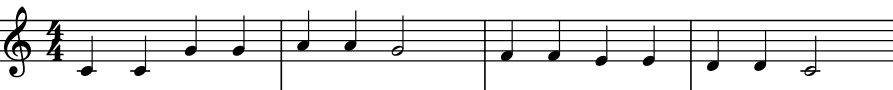
#> input picture assets/littleStar.png, 893 x 90 px
$ python songtron.py   (older library calls are emulated)
#> lines starting #> are read from the running program, lines starting #| are printed output that depends on the picture; after the words box and inside, x2 and y2 are one past the last pixel; in counts of white or black regions, pixels touching at a corner belong together
### src/sheet_music.py
import imageio
import numpy as np
import matplotlib.pyplot as plt
import matplotlib.patches as patches
import cv2
import sys

class Sheet_music():
    def __init__(self, pic):
        self.pic = pic
        self.bboxes = []
        self.lines_coord = []
        self.segmentate()

    def get_bboxes(self):
        return self.bboxes

    def get_lines_coord(self):
        return self.lines_coord

    def get_binarized(self):
        return self.binarized

    #for getting the lines
    def kernel_horizontal(self, bin_im):
        bin_cpy = np.copy(bin_im)
        rows = bin_cpy.shape[1]
        size = rows//20
        horizontal = cv2.getStructuringElement(cv2.MORPH_RECT, (size, 1))
        bin_cpy = cv2.erode(bin_cpy, horizontal)
        bin_cpy = cv2.dilate(bin_cpy, horizontal)

        return bin_cpy

    # [12 lines left out: function conv2d_image, not called in this run]

    #Otsu's binarization
    def otsu_threshold(self, im):
        # Compute histogram and probabilities of each intensity level
        pixel_counts = [np.sum(im == i) for i in range(256)]
        n, m = im.shape[0:2]
        # Initialization
        s_max = (0,0)

        for threshold in range(256):

            # update
            w_0 = sum(pixel_counts[:threshold])
            w_1 = sum(pixel_counts[threshold:])

            mu_0 = sum([i * pixel_counts[i] for i in range(0,threshold)])\
                            / w_0 if w_0 > 0 else 0
            mu_1 = sum([i * pixel_counts[i] for i in range(threshold, 256)])\
                            / w_1 if w_1 > 0 else 0

            # calculate - inter class variance
            s = w_0 * w_1 * (mu_0 - mu_1) ** 2

            if s > s_max[1]:
                s_max = (threshold, s)
        return s_max[0]

    def threshold(self, pic, threshold):
        return ((pic < threshold) * 255).astype('uint8')

    def distance(self, a, b):
        return np.abs(a-b)

    def find_lines_height(self, img, thresh):
        lines_found_heights = []
        x,y = img.shape
        search_y = y//2
        inside_line = False

        for temp_x in range(x):
            if img[temp_x, search_y] > thresh: #were are in a white pixel
                print("Pixel {} is above thresh.".format((temp_x, search_y)))
                if not inside_line:
                    lines_found_heights.append(temp_x)
                inside_line = True
            else:
                inside_line = False

        return lines_found_heights


    def region_growing_average(self, img, img_t, tolerance, seed, region_n):
        x = seed[0]; y = seed[1]
        img_t[x, y] = region_n
        avg = np.mean(img[np.where(img_t==region_n)])

        # check matrix border and conquering criterion for the 4-neigbourhood
        if (y+1 < img.shape[1] and img_t[x,y+1] == 0 and self.distance(avg, img[x, y+1]) <= tolerance):
            self.region_growing_average(img, img_t, tolerance, [x, y+1], region_n)

        if (y-1 >= 0 and img_t[x,y-1] == 0  and self.distance(avg, img[x, y-1]) <= tolerance):
            self.region_growing_average(img, img_t, tolerance, [x, y-1], region_n)

        if (x+1 < img.shape[0] and img_t[x+1,y] == 0  and self.distance(avg, img[x+1, y]) <= tolerance):
            self.region_growing_average(img, img_t, tolerance, [x+1, y], region_n)

        if (x-1 >= 0 and img_t[x-1,y] == 0  and self.distance(avg, img[x-1, y]) <= tolerance):
            self.region_growing_average(img, img_t, tolerance, [x-1, y], region_n)

    def do_segmentation(self, image, thresh):
        segment_matrix = np.zeros(image.shape)
        region_counter = 1

        #Will check if region is above some treshold

        qty_pixels = image.shape[0]*image.shape[1]
        pixel_count = 0
        for x in range(image.shape[0]):
            for y in range(image.shape[1]):
                pixel_count = pixel_count + 1
                progress = int(pixel_count*100/qty_pixels)
                sys.stdout.write("Segmentation [%s%s] %.2f%%\r" % ("#"*progress, "."*(100-progress), (pixel_count*100/qty_pixels)))
                pixel_val = image[x, y]
                if segment_matrix[x, y] == 0 and pixel_val >= thresh: #in case not assigned yet
                    #print("Pixel {} above threshold".format((x,y)))
                    self.region_growing_average(image, segment_matrix, 10, (x, y), region_counter)
                    region_counter += 1
                    #print("X: {} Y: {} Region: {}".format(x,y,region_counter))
        #print("Segmented regions: {}".format(region_counter))
        print()
        return segment_matrix

    def get_bounding_rectangle(self, segment_matrix, segment_number):
        segment_indexes = np.where(segment_matrix == segment_number)
        max_x = segment_indexes[0].max()
        min_x = segment_indexes[0].min()
        max_y = segment_indexes[1].max()
        min_y = segment_indexes[1].min()
        return (min_x, max_x, min_y, max_y)

    def segmentate(self):
        pic = self.pic
        gray = lambda rgb : np.dot(rgb[... , :3] , [0.21 , 0.72, 0.07])

        # [5 lines of commented-out code are left out]
        bin_img = self.threshold(gray(pic), self.otsu_threshold(pic))
        self.binarized = bin_img

        #---------- Remove lines ----------#
        lines = self.kernel_horizontal(bin_img)
        self.lines_coord = self.find_lines_height(lines, self.otsu_threshold(pic))
        bin_img[lines == 255] = 0
        # [6 lines of commented-out code are left out]
        kernel = np.ones((3,1),np.uint8)
        closing = cv2.morphologyEx(bin_img, cv2.MORPH_CLOSE, kernel)
        # [7 lines of commented-out code are left out]
        segmented_notes = self.do_segmentation(closing, self.otsu_threshold(pic))

        mask = np.zeros(segmented_notes.shape)
        mask[segmented_notes > 0] = 1

        #---------- Dilate masks ----------#
        #kernel_dilate = np.ones((3,3),np.uint8)
        #dilated_mask = cv2.dilate(mask, kernel_dilate)

        plt.figure(figsize=(10,2))
        plt.subplot(121)
        plt.title("Original image")
        plt.imshow(pic, cmap='gray')
        plt.axis('off')

        plt.subplot(122)
        plt.title("Dilated mask")
        plt.imshow(closing, cmap='gray')
        plt.axis('off')

        # Reading an image in default mode
        for count, region in enumerate(np.unique(segmented_notes)):
            ranges = self.get_bounding_rectangle(segmented_notes, region)
            #print("Reg. {} Ranges are {}".format(region, ranges))
            temp = np.copy(closing)
            img = temp[ranges[0]:ranges[1],ranges[2]:ranges[3]]
            self.bboxes.append(ranges)


            # [30 lines of commented-out code are left out]

        print("Found %d bboxes"%(len(self.bboxes)))

        plt.show()
        return self.bboxes

#sm = Sheet_music("../assets/dataset4.png")

### src/classify_notes.py
import matplotlib.pyplot as plt
import matplotlib.patches as patches
import cv2
import imageio
import numpy as np
from utils import *
from feature_extraction import *

class Classify_notes():
    def __init__(self, pic, bboxes):
        # Input
        self.bboxes = bboxes
        self.pic = pic

        # Output
        self.notes = []
        self.cleff = ()

        # Qty images in reference
        self.reference = {
            "crotchet":3,
            "treble":1,
            "minim": 2,
            "quaver": 1,
            "semibrave": 2
        }
        self.notes_tones = []

        self.reference_images = {}
        self.ref_list = []

        self.populate_references()
        self.classify()

    def get_notes(self):
        return self.notes

    def get_cleff(self):
        return self.cleff

    # [13 lines left out: function __feature_mean, not called in this run]

    def __compute_rms(self, feats, symbol):
        symbol_mean_feats = self.reference_images[symbol][1]
        return list(map(rmse, list(symbol_mean_feats), list(feats)))

    def populate_references(self):
        #Loads ref images into memory and exctracts features.
        for symbol in self.reference:
            img_list = [] #Temp list for storing matrices.
            feature_list = [] #Temp list for storing features.
            for i in range(self.reference[symbol]):
                filename = "../assets/reference/"+symbol+"/"+str(i)+".png"
                print(filename)
                img = imageio.imread(filename)
                img_list.append(img)
                feature_list.append(extract_features(img)) #A mean from features is taken.
            self.reference_images[symbol] = (img_list, self.__feature_mean(feature_list))

    #Scans on every category for the best match. Not tinder. Yet.
    # [98 lines left out: functions __find_best_match_mask, classify, center_mass, get_ellipse, not called in this run]

    def get_center(self, image):
        little_ellipses = self.get_ellipse(image)
        return self.center_mass(little_ellipses)

    def get_classified_notes(self):
        return zip(self.notes_tones)
#cn = Classify_notes([],[])

### src/songtron.py
import imageio
from sheet_music import Sheet_music
from classify_notes import Classify_notes
from tone_detector import Tone_detector
from note_player import Note_player

class Songtron():
    def __init__(self, filename):
#> called with filename = '../assets/littleStar.png'
        self.pic = imageio.imread(filename)
#> self.pic is the input picture: shape (90, 893, 4); mean R, G, B, A 227.9, 227.9, 227.9, 255
        self.sm = Sheet_music(self.pic)
#> in otsu_threshold, `pixel_counts = [np.sum(im == i) for i in range(256)]`: pixel_counts = 256 values, max 281559 at index 255, min 0 at index 1, mean 1255.8
#> the loop in otsu_threshold, `for threshold in range(256):` made 256 passes
#> (w_0, w_1, mu_0, mu_1, s_max) on passes 2, 5, 6, 7, 8, 9, 10, 11, 12, 13, 14, 15: (13272, 308208, 0, 244.8, (1, 2.45e+14)), (13278, 308202, 0.00136, 244.8, (4, 2.45e+14)), (13284, 308196, 0.00316, 244.8, (5, 2.45e+14)), (13287, 308193, 0.00429, 244.8, (6, 2.45e+14)), (13293, 308187, 0.007, 244.8, (7, 2.45e+14)), (13305, 308175, 0.0133, 244.8, (8, 2.46e+14)), (13326, 308154, 0.0259, 244.8, (9, 2.46e+14)), (13338, 308142, 0.034, 244.8, (10, 2.46e+14)), (13341, 308139, 0.0362, 244.8, (11, 2.46e+14)), (13344, 308136, 0.0387, 244.8, (12, 2.46e+14)), (13365, 308115, 0.0575, 244.8, (13, 2.47e+14)), (13374, 308106, 0.0662, 244.9, (14, 2.47e+14))
#> (w_0, w_1, mu_0, mu_1, s) on passes 1, 3, 4, 21, 24, 30: (0, 321480, 0, 234.7, 0), (13272, 308208, 0, 244.8, 2.45e+14), (13272, 308208, 0, 244.8, 2.45e+14), (13698, 307782, 0.435, 245.1, 2.52e+14), (13740, 307740, 0.496, 245.1, 2.53e+14), (14061, 307419, 1.08, 245.4, 2.58e+14)
#> after the loop in otsu_threshold, `for threshold in range(256):`: s_max = (149, 3.47e+14)
#> in threshold, `return ((pic < threshold) * 255).astype('uint8')`:
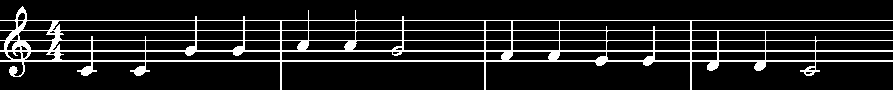
#> returned value: shape (90, 893); 11.4% white in thin lines or dots
#> in kernel_horizontal, `bin_cpy = cv2.erode(bin_cpy, horizontal)`:
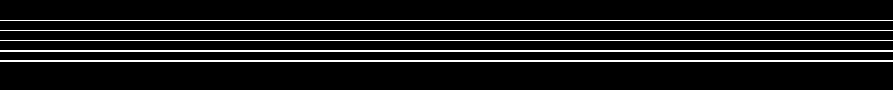
#> bin_cpy: shape (90, 893); 7.8% white in thin lines or dots, all inside (x1, y1, x2, y2) = (0, 20, 893, 62)
#> the loop in otsu_threshold (call 2), `for threshold in range(256):` made 256 passes
#> in segmentate, `bin_img[lines == 255] = 0`:
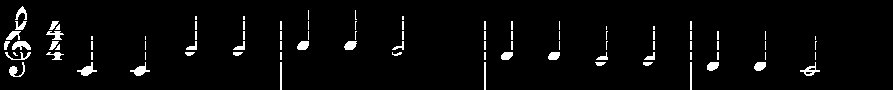
#> bin_img: shape (90, 893); 3.7% white; 90 white regions (57 under 20 px), largest, box (x1, y1, x2, y2) and area: (77, 62, 97, 76) 119, (12, 41, 31, 50) 117, (130, 62, 150, 76) 115
#> in segmentate, `closing = cv2.morphologyEx(bin_img, cv2.MORPH_CLOSE, kernel)`:
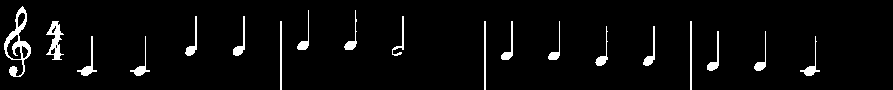
#> closing: shape (90, 893); 4% white; 19 white regions, largest, box (x1, y1, x2, y2) and area: (4, 6, 31, 77) 599, (46, 21, 64, 60) 330, (77, 36, 97, 76) 171
#> in do_segmentation, `segment_matrix = np.zeros(image.shape)`: segment_matrix: shape (90, 893) float64; every value is 0
#> in segmentate, `segmented_notes = self.do_segmentation(closing, self.otsu_threshold(pi..`:
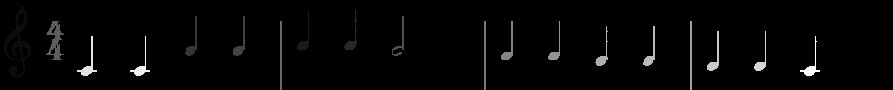
#> segmented_notes: shape (90, 893) float64; min 0, max 19, mean 0.351; drawn with min black and max white
#> the loop in segmentate, `for count, region in enumerate(np.unique(segmented_notes)):` made 20 passes
#> pass 1, in segmentate, `img = temp[ranges[0]:ranges[1],ranges[2]:ranges[3]]`:
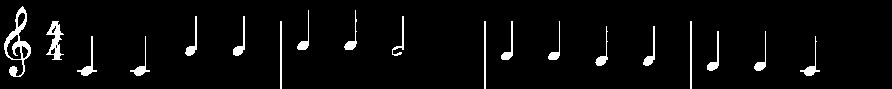
#> img: shape (89, 892); 4.1% white; 19 white regions, largest, box (x1, y1, x2, y2) and area: (4, 6, 31, 77) 599, (46, 21, 64, 60) 330, (77, 36, 97, 76) 171
#> pass 2, in segmentate, `img = temp[ranges[0]:ranges[1],ranges[2]:ranges[3]]`:
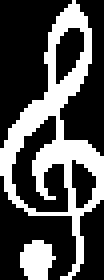
#> img: shape (70, 26) (shown 4 times larger); 32.1% white; 2 white regions, box (x1, y1, x2, y2) and area: (0, 0, 26, 70) 517, (5, 60, 14, 70) 67
        bboxes = self.sm.get_bboxes()
        lines = self.sm.get_lines_coord()
        self.cn = Classify_notes(self.sm.get_binarized(), bboxes)
        notes = self.cn.get_notes()
        cleff = self.cn.get_cleff()

        self.td = Tone_detector(lines, cleff, 60/101.0)
        self.td.set_notes(notes)
        notes_to_play = self.td.get_notes()

        print(notes_to_play)
        self.np = Note_player()
        self.np.set_notes(notes_to_play)
        self.np.play_notes()

#> (the run stopped early here; a loop or call above may not have finished)

$ run again, with assets/dataset4.png copied over assets/littleStar.png
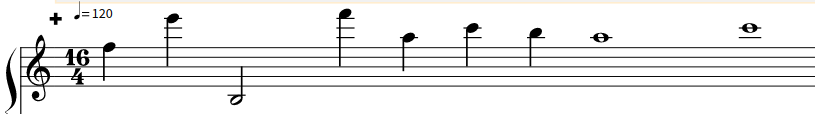
#> input picture assets/dataset4.png, 815 x 114 px
#> in __init__, self.pic is the input picture: shape (114, 815, 4); mean R, G, B, A 237.3, 237, 236.6, 255
#> pixel_counts = 256 values, max 332217 at index 255, min 0 at index 7, mean 1451.7
#> the loop in otsu_threshold, `for threshold in range(256):` made 256 passes
#> (w_0, w_1, mu_0, mu_1, s_max) on passes 2, 3, 4, 5, 6, 7, 8, 10: (4931, 366709, 0, 244.7, (1, 1.08e+14)), (4934, 366706, 0.000608, 244.7, (2, 1.08e+14)), (4937, 366703, 0.00182, 244.7, (3, 1.08e+14)), (4955, 366685, 0.0127, 244.7, (4, 1.09e+14)), (4974, 366666, 0.0279, 244.8, (5, 1.09e+14)), (4986, 366654, 0.0399, 244.8, (6, 1.09e+14)), (4995, 366645, 0.0507, 244.8, (7, 1.1e+14)), (5013, 366627, 0.0792, 244.8, (9, 1.1e+14))
#> after the loop in otsu_threshold, `for threshold in range(256):`: s_max = (158, 2.84e+14)
#> in threshold, `return ((pic < threshold) * 255).astype('uint8')`:
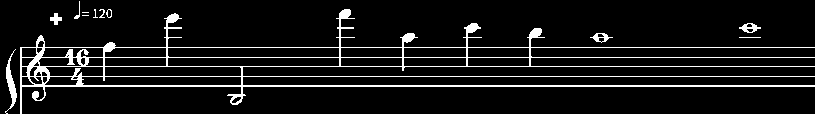
#> returned value: shape (114, 815); 8.1% white in thin lines or dots
#> the loop in otsu_threshold (call 2), `for threshold in range(256):` made 256 passes
#> bin_img: shape (114, 815); 3% white; 52 white regions (22 under 20 px), largest, box (x1, y1, x2, y2) and area: (5, 49, 17, 114) 260, (336, 9, 355, 47) 212, (164, 13, 182, 47) 197
#> closing: shape (114, 815); 3.2% white; 22 white regions (1 under 20 px), largest, box (x1, y1, x2, y2) and area: (26, 35, 50, 101) 477, (5, 49, 17, 114) 264, (336, 9, 355, 66) 253
#> segment_matrix: shape (114, 815) float64; every value is 0
#> the loop in segmentate, `for count, region in enumerate(np.unique(segmented_notes)):` made 30 passes
#> pass 1, in segmentate, `img = temp[ranges[0]:ranges[1],ranges[2]:ranges[3]]`:
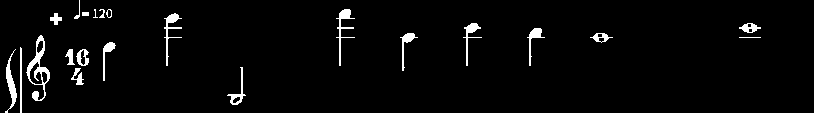
#> img: shape (113, 814); 3.2% white; 22 white regions (1 under 20 px), largest, box (x1, y1, x2, y2) and area: (26, 35, 50, 101) 477, (5, 49, 17, 113) 261, (336, 9, 355, 66) 253
